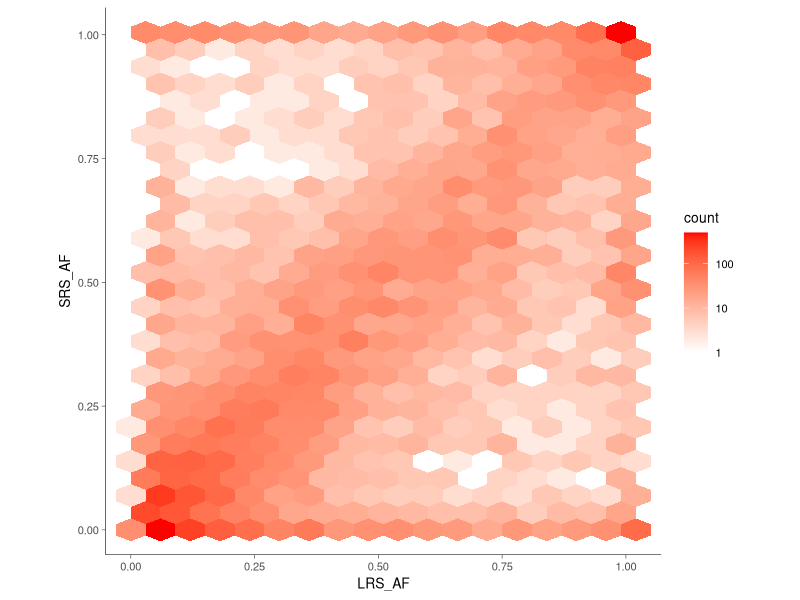
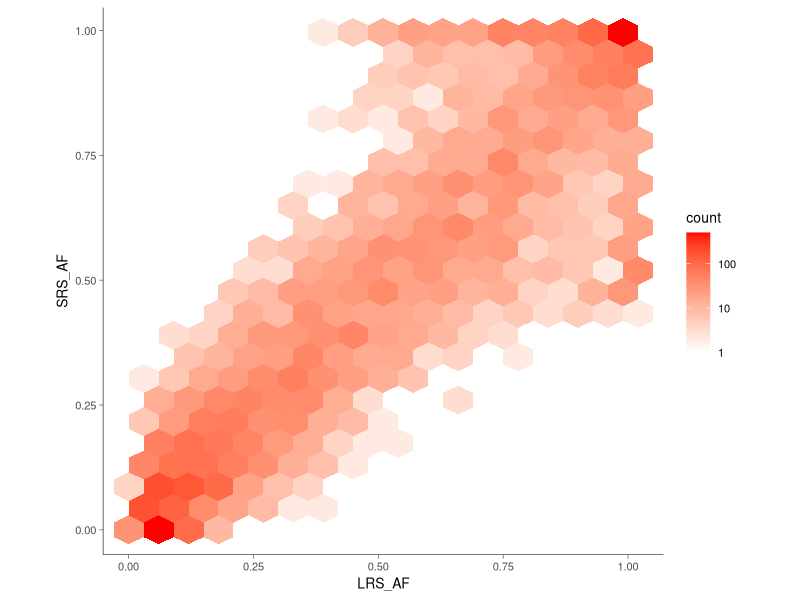
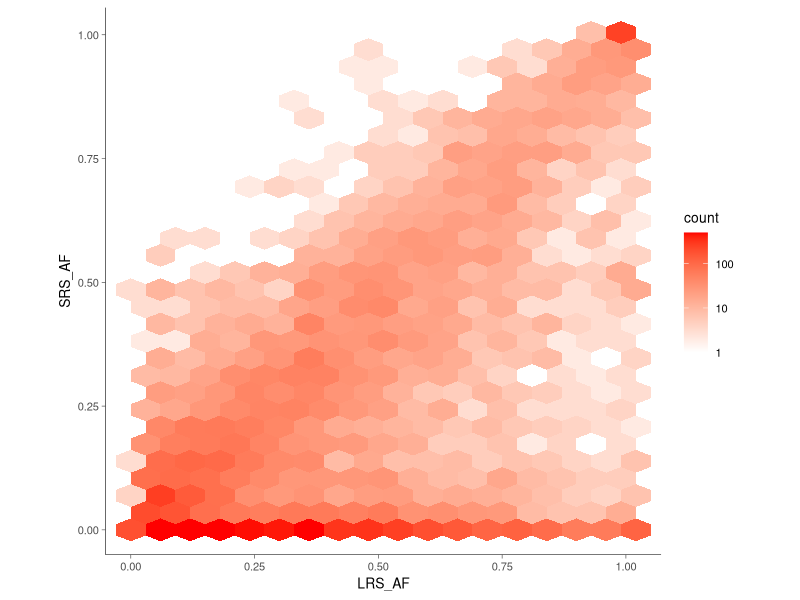
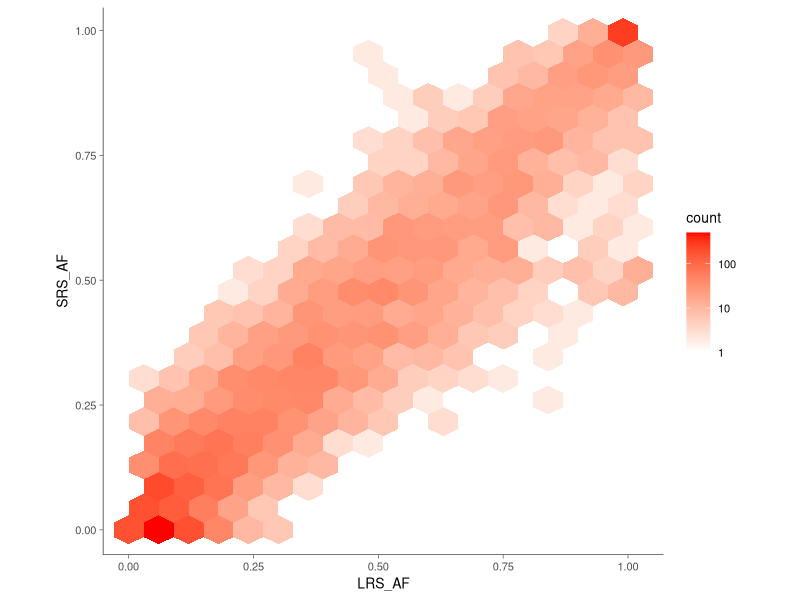

Reproduce these figures in R, in order.
library(readr)
library(dplyr)
library(ggplot2)

theme_set(theme_classic() + 
          theme(text = element_text(size = 10, color = "black", face="plain"), 
                axis.line = element_line(linewidth = 0.2), axis.ticks = element_line(linewidth = 0.2)))

# these input files are generated using bcftools query on the corresponding VCFs 
# we keep those identified in both LRS and SRS with call rate > 80% for correlation analysis
df_af_lrs <- read_tsv("input/fig1ef_af_correlation/LRS_AF.SV.call_rate80.txt")
df_af_srs <- read_tsv("input/fig1ef_af_correlation/SRS_AF.SV.call_rate80.txt")

df_merge <- select(df_af_lrs, ID, SVTYPE, LRS_AF=AF) %>%
    left_join(select(df_af_srs, ID, SRS_AF=AF, concordant), by = "ID")

# AF correlation for raw genotyping results
cor_ins_raw <- cor.test(filter(df_merge, SVTYPE=="INS")$LRS_AF, filter(df_merge, SVTYPE=="INS")$SRS_AF)
cor_del_raw <- cor.test(filter(df_merge, SVTYPE=="DEL")$LRS_AF, filter(df_merge, SVTYPE=="DEL")$SRS_AF)

# AF correlation for concordant genotyping results
cor_ins_clean <- cor.test(filter(df_merge, concordant, SVTYPE=="INS")$LRS_AF, filter(df_merge, concordant, SVTYPE=="INS")$SRS_AF)
cor_del_clean <- cor.test(filter(df_merge, concordant, SVTYPE=="DEL")$LRS_AF, filter(df_merge, concordant, SVTYPE=="DEL")$SRS_AF)

# AF concordance
if (! dir.exists("output/fig1ef_af_correlation")) dir.create("output/fig1ef_af_correlation", recursive = T)

pdf("output/fig1ef_af_correlation/fig1e.AF_concordance_INS_raw.pdf", height = 2.2, width = 2.6)
ggplot(filter(df_merge, SVTYPE=="INS")) + 
    geom_hex(aes(x = LRS_AF, y = SRS_AF), binwidth = c(0.06, 0.04)) + 
    scale_fill_gradient(low = "white", high = "red", trans = "log10", limits=c(1,500), na.value = "red") +
    coord_fixed()
dev.off()

pdf("output/fig1ef_af_correlation/fig1e.AF_concordance_INS_clean.pdf", height = 2.2, width = 2.6)
ggplot(filter(df_merge, SVTYPE=="INS", concordant)) + 
    geom_hex(aes(x = LRS_AF, y = SRS_AF), binwidth = c(0.06, 0.05)) + 
    scale_fill_gradient(low = "white", high = "red", trans = "log10", limits=c(1,500), na.value = "red") +
    coord_fixed()
dev.off()

pdf("output/fig1ef_af_correlation/fig1f.AF_concordance_DEL_raw.pdf", height = 2.2, width = 2.6)
ggplot(filter(df_merge, SVTYPE=="DEL")) + 
    geom_hex(aes(x = LRS_AF, y = SRS_AF), binwidth = c(0.06, 0.04)) + 
    scale_fill_gradient(low = "white", high = "red", trans = "log10", limits=c(1,500), na.value = "red") +
    coord_fixed()
dev.off()

pdf("output/fig1ef_af_correlation/fig1f.AF_concordance_DEL_clean.pdf", height = 2.2, width = 2.6)
ggplot(filter(df_merge, SVTYPE=="DEL", concordant)) + 
    geom_hex(aes(x = LRS_AF, y = SRS_AF), binwidth = c(0.06, 0.05)) + 
    scale_fill_gradient(low = "white", high = "red", trans = "log10", limits=c(1,500), na.value = "red") +
    coord_fixed()
dev.off()

# report statistics
cat("####### Statistics #######\n")
cat("Fig1e: AF correlation for insertions (r)\n")
cat("raw: ", cor_ins_raw$estimate, "\n")
cat("filtered: ", cor_ins_clean$estimate, "\n\n")

cat("Fig1f: AF correlation for deletions (r)\n")
cat("raw: ", cor_del_raw$estimate, "\n")
cat("filtered: ", cor_del_clean$estimate, "\n")
